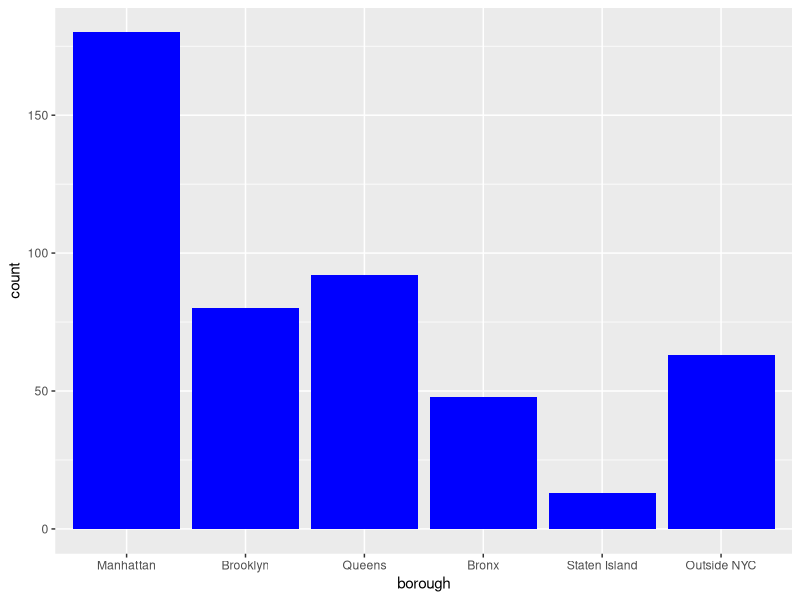
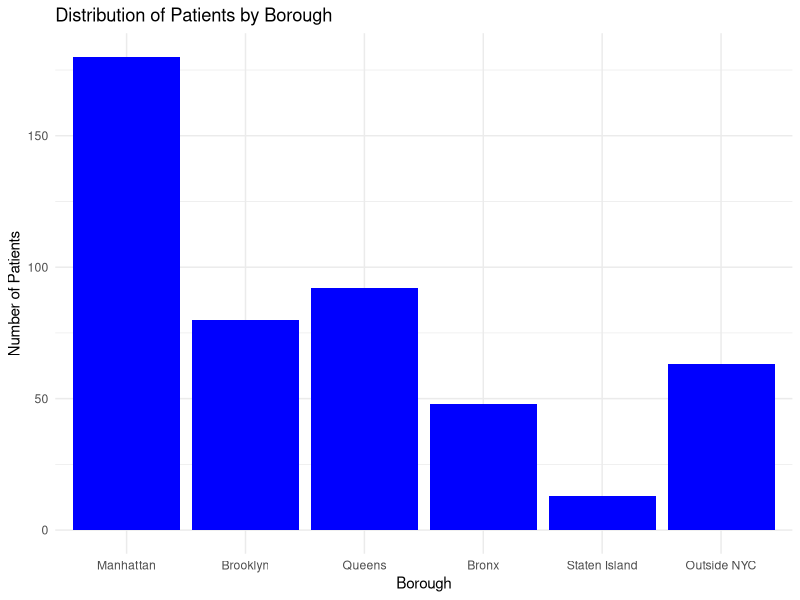
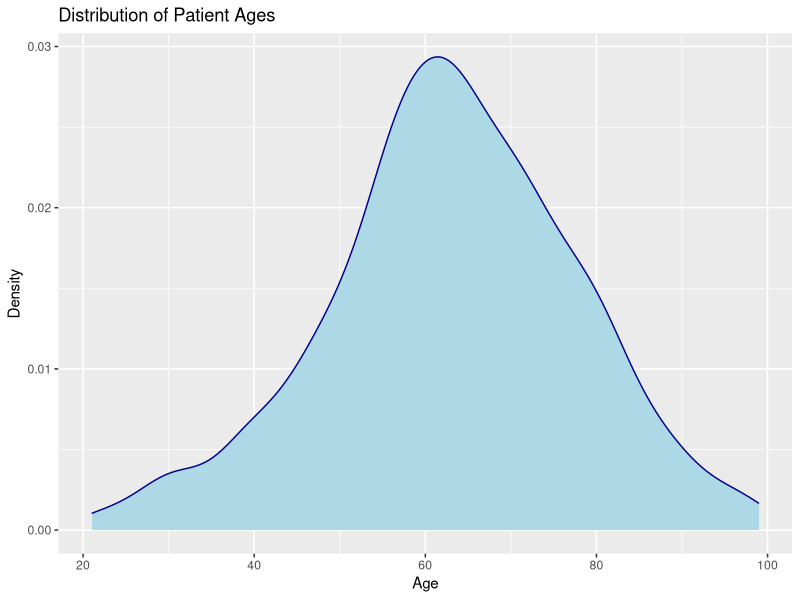
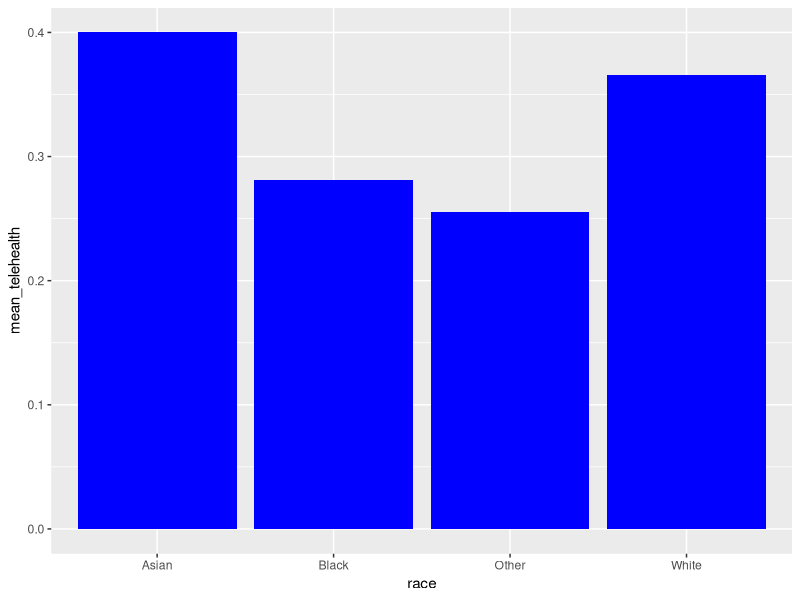
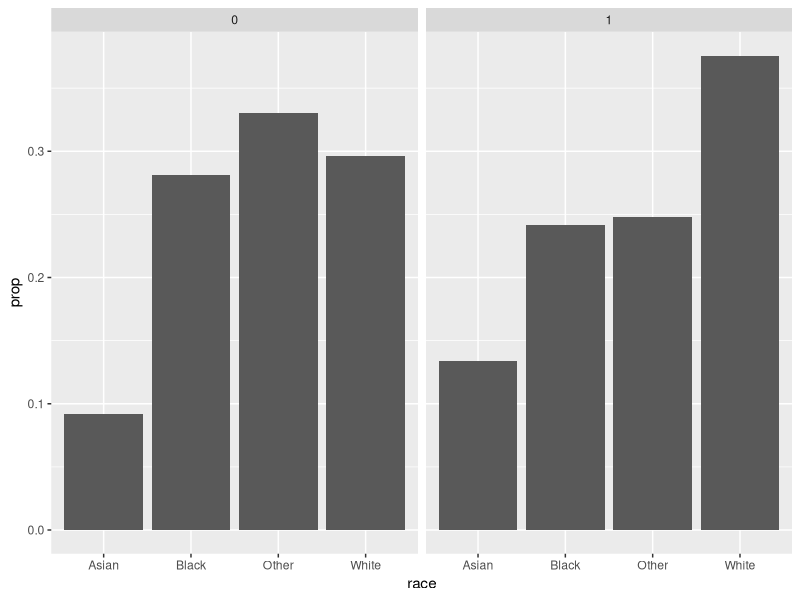
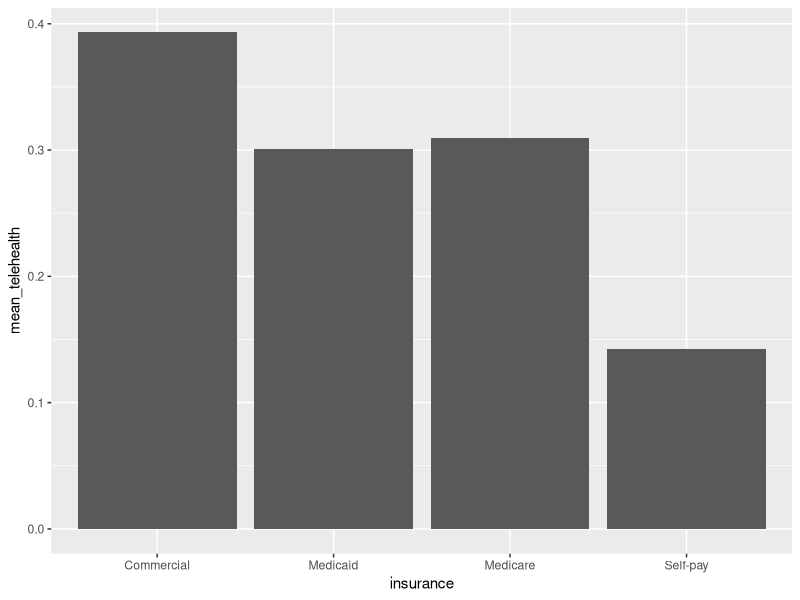
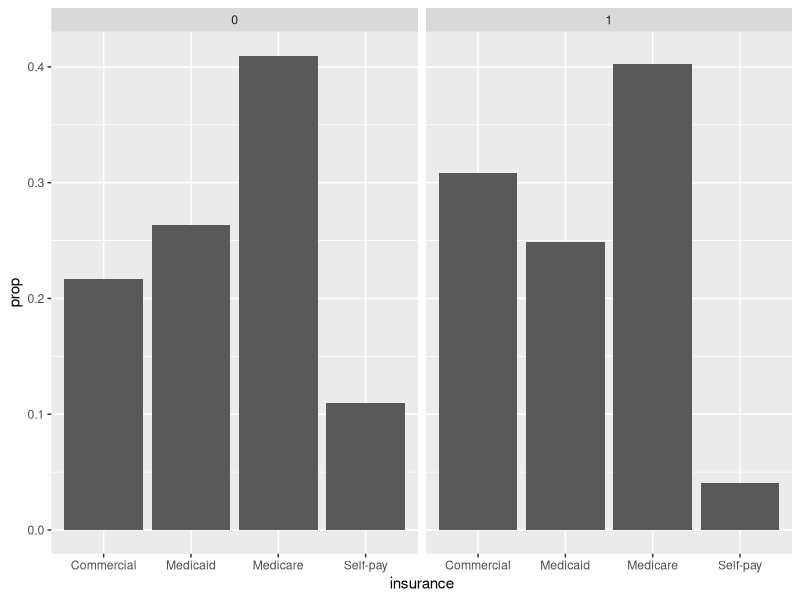
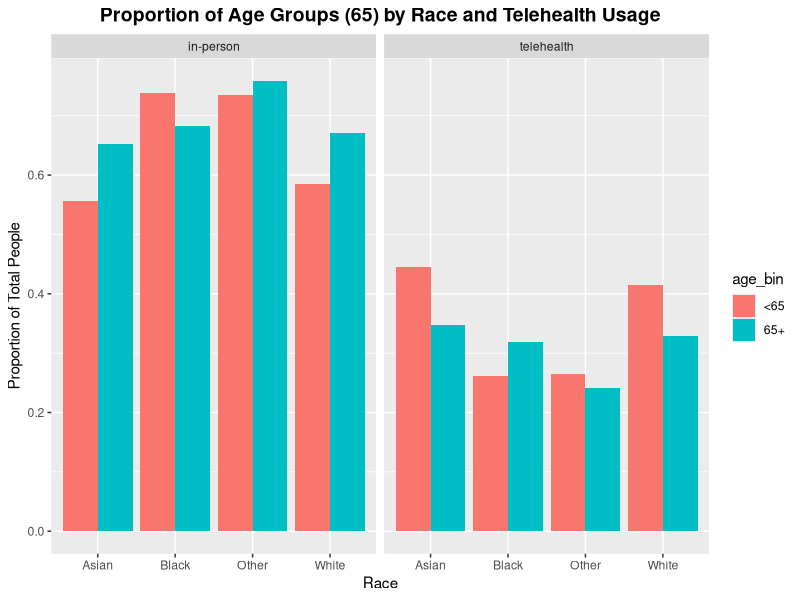

Reproduce these figures in R, in order.
## ---- chunk 1
## install packages if necessary
list.of.packages <- c("ggplot2", "dplyr", "lubridate", "forcats", "ggthemes", "knitr", "rmarkdown")
new.packages <- list.of.packages[!(list.of.packages %in% installed.packages()[,"Package"])]
if(length(new.packages)) install.packages(new.packages)

## load packages
library(ggplot2)
library(tidyverse)
library(lubridate)
library(forcats)
library(ggthemes)
library(knitr)
## ---- chunk 2
ehr <-read_csv("Data/raw_data/ehr_data.csv")
## ---- chunk 3
### Add Code Here
mean(ehr$duration)
## ---- chunk 4

# create new variable
ehr <- mutate(ehr, duration_hrs = duration / 60)

# get longest appointment
max(ehr$duration_hrs)

## ---- chunk 5
### Add Code Here
ehr %>% 
  # group by telehealth status
  group_by(telehealth) %>% 
  # calculate average time per appointment type
  summarize(avg_duration = mean(duration_hrs, na.rm = TRUE))
## ---- chunk 6
### Add Code Here
table(ehr$timeframe)
## ---- chunk 7
# refactor the borough variable
ehr$borough <- fct_relevel(ehr$borough, 'Manhattan', 'Brooklyn', 'Queens', 'Bronx', 'Staten Island', 'Outside NYC')

### Add code to generate plot here
ggplot(ehr, aes(x = borough)) +
  geom_bar(fill = "blue")
## ---- chunk 8
### Add Code Here
ggplot(ehr, aes(x = borough)) +
  geom_bar(fill = "blue") +
  labs(title = "Distribution of Patients by Borough",
       x = "Borough",
       y = "Number of Patients") +
  theme_minimal()
## ---- chunk 9
### Add Plotting Code Here
ggplot(ehr, aes(x = age)) +
  geom_density(fill = "lightblue", color = "darkblue") +
  labs(title = "Distribution of Patient Ages", x = "Age", y = "Density")   
## ---- chunk 10
## add your exploratory analysis code here
ehr %>%
  group_by(race) %>%
  summarize(mean_telehealth = mean(telehealth == 1)) %>%
  ggplot(aes(x = race, y = mean_telehealth)) +
    geom_bar(stat = "identity", fill = "blue")


ehr %>%
  group_by(telehealth, race) %>%
  summarize(n = n()) %>%
  mutate(prop = n/sum(n))%>%
  ggplot(aes(x = race, y = prop))+ 
    geom_bar(stat = "identity") + 
    facet_wrap(~telehealth)
  

## ---- chunk 11
## add your exploratory analysis code here
ehr %>%
  group_by(insurance) %>%
  summarize(mean_telehealth = mean(telehealth == 1))%>%
  ggplot(aes(x = insurance, y = mean_telehealth)) +
  geom_bar(stat = "identity")

ehr %>%
  group_by(telehealth, insurance) %>%
  summarize(n = n()) %>%
  mutate(prop = n/sum(n))%>%
  ggplot(aes(x = insurance, y = prop))+ 
    geom_bar(stat = "identity") + 
    facet_wrap(~telehealth)
  
## ---- chunk 12

## create a new variable called age_bin
ehr <- ehr %>%
  mutate(age_bin = ifelse(age < 65, "<65", "65+"))

ehr <- ehr %>%
  mutate(telehealth_bin = ifelse(telehealth == 0, "in-person", "telehealth"),
         telehealth_bin = factor(telehealth_bin))

ehr %>%
  group_by(race, age_bin, telehealth_bin) %>%
  summarize(n = n()) %>%
  mutate(prop = n/sum(n)) %>%
  ggplot(aes(x = race, y = prop, fill = age_bin)) + 
    geom_bar(stat = "identity", position = "dodge") + 
    facet_wrap(~telehealth_bin) +
    labs(title = "Proportion of Age Groups (65) by Race and Telehealth Usage", 
         x = "Race", 
         y = "Proportion of Total People") + 
    theme(plot.title = element_text(hjust = 0.5, size = 14, face = "bold"))

   
  
## ---- chunk 13
ehr$race <- fct_relevel(ehr$race, "White", "Black", "Asian", "Other")
reg_model <- glm(telehealth_bin ~ race + age + gender + language + insurance + online_portal, data=ehr, family="binomial")
summary(reg_model)

## ---- chunk 14
    exp(coef(reg_model))
## ---- chunk 15
ggplot(ehr, aes(x = age, fill = telehealth_bin)) +
  geom_bar(position = "dodge", alpha = 0.8) +
  scale_fill_manual(values = c("in-person" = "blue", "telehealth" = "orange")) +
  labs(title = "Distribution of Age by Telehealth Usage",
       x = "Age",
       y = "Count") +
  theme_minimal() +
  theme(
    plot.title = element_text(hjust = 0.5, size = 14, face = "bold"), legend.position = "none"
  ) +
  facet_wrap(~telehealth_bin)

## ---- chunk 16
ggsave("agetelehealth_plot.png", width = 8, height = 6, units = "in", dpi = 300)
## ---- chunk 17
ggplot(ehr, aes(x = race)) +
  geom_bar() +
  labs(title = "Relationship between Race and Telehealth Usage",
       x = "Race",
       y = "Count") +
  theme_minimal() +
  facet_wrap(~telehealth_bin)
## ---- chunk 18
ggsave("TFtelehealth_plot.png", width = 8, height = 6, units = "in", dpi = 300)
## ---- chunk 19
sessionInfo()
## ---- chunk 20
ehr$race <- fct_relevel(ehr$race, "White", "Black", "Asian", "Other")
reg_model <- glm(telehealth_bin ~ race + age, data=ehr, family="binomial")
summary(reg_model)

## ---- chunk 21
    exp(coef(reg_model))
## ---- chunk 22

ehr %>%
  group_by(race, gender, telehealth_bin) %>%
  summarize(n = n()) %>%
  mutate(prop = n/sum(n)) %>%
  ggplot(aes(x = race, y = prop, fill = gender)) + 
    geom_bar(stat = "identity", position = "dodge") + 
    facet_wrap(~telehealth_bin) +
    labs(
      title = "Proportion of People's Race by Gender \nin Relation to Telehealth Usage", x = "Race", y = "Proportion of Total People") + 
    scale_fill_manual(values = c("Male" = "skyblue", "Female" = "pink")) +
    theme(plot.title = element_text(hjust = 0.5, size = 14, face = "bold"))
